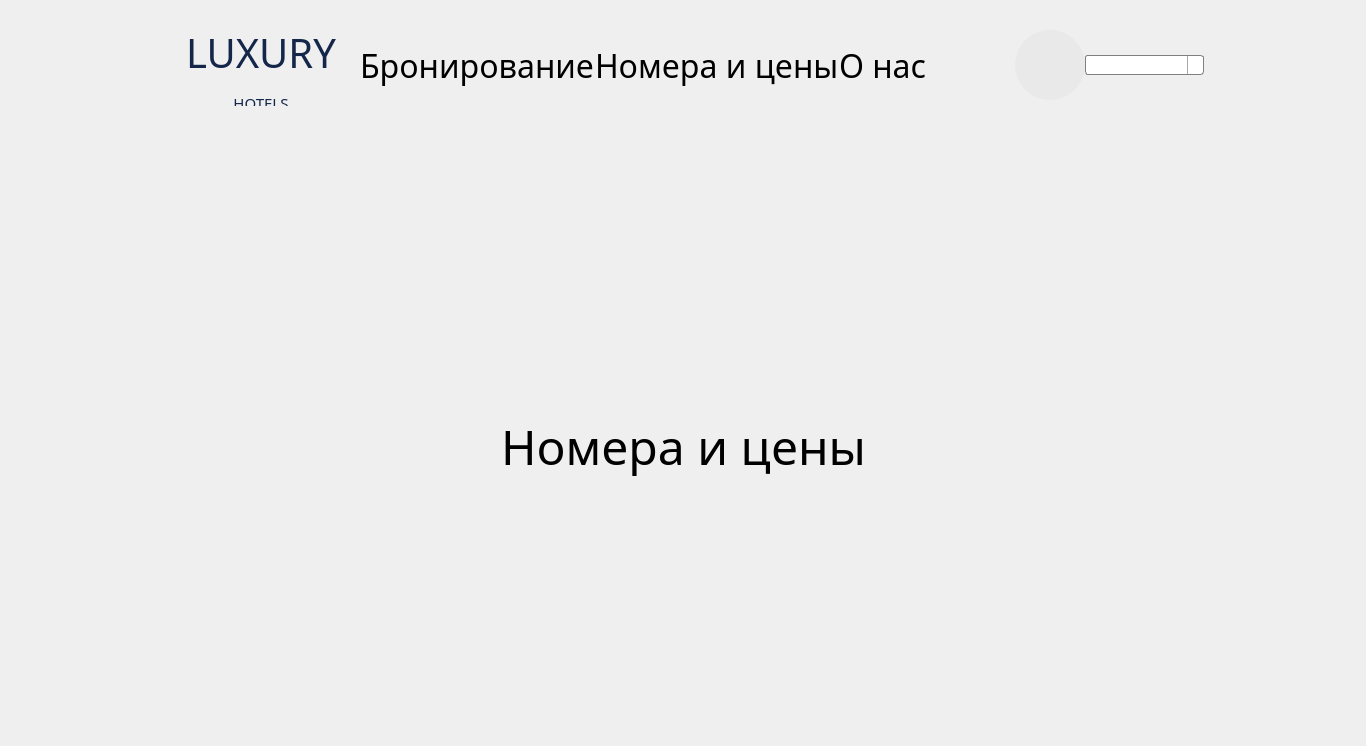
          <widget class="QWidget" name="scrollAreaWidgetContents_2">
           <property name="geometry">
            <rect>
             <x>0</x>
             <y>0</y>
             <width>1366</width>
             <height>746</height>
            </rect>
           </property>
           <layout class="QGridLayout" name="gridLayout_6">
            <property name="leftMargin">
             <number>0</number>
            </property>
            <property name="topMargin">
             <number>0</number>
            </property>
            <property name="rightMargin">
             <number>0</number>
            </property>
            <property name="bottomMargin">
             <number>0</number>
            </property>
            <property name="spacing">
             <number>0</number>
            </property>
            <item row="0" column="0">
             <layout class="QVBoxLayout" name="verticalLayout_5">
              <property name="bottomMargin">
               <number>0</number>
              </property>
              <item>
               <layout class="QHBoxLayout" name="TitleLayout_2">
                <property name="spacing">
                 <number>0</number>
                </property>
                <property name="leftMargin">
                 <number>162</number>
                </property>
                <property name="topMargin">
                 <number>25</number>
                </property>
                <property name="rightMargin">
                 <number>162</number>
                </property>
                <property name="bottomMargin">
                 <number>0</number>
                </property>
                <item>
                 <widget class="QLabel" name="Title_2">
                  <property name="minimumSize">
                   <size>
                    <width>198</width>
                    <height>81</height>
                   </size>
                  </property>
                  <property name="maximumSize">
                   <size>
                    <width>198</width>
                    <height>81</height>
                   </size>
                  </property>
                  <property name="font">
                   <font>
                    <family>Montserrat</family>
                    <pointsize>40</pointsize>
                   </font>
                  </property>
                  <property name="layoutDirection">
                   <enum>Qt::LeftToRight</enum>
                  </property>
                  <property name="styleSheet">
                   <string notr="true">QLabel
{
	color: rgb(20, 39, 74);
}</string>
                  </property>
                  <property name="text">
                   <string>&lt;html&gt;&lt;head/&gt;&lt;body&gt;&lt;p align=&quot;center&quot;&gt;&lt;a href=&quot;#main&quot;&gt;&lt;span style=&quot; font-size:40px; color:#14274a; text-decoration: none&quot;&gt;LUXURY&lt;/span&gt;&lt;/a&gt;&lt;/p&gt;&lt;p align=&quot;center&quot;&gt;&lt;a href=&quot;#main&quot;&gt;&lt;span style=&quot; font-size:15px; color:#14274a; text-decoration: none&quot;&gt;HOTELS&lt;/span&gt;&lt;/a&gt;&lt;/p&gt;&lt;/body&gt;&lt;/html&gt;</string>
                  </property>
                  <property name="textFormat">
                   <enum>Qt::RichText</enum>
                  </property>
                  <property name="alignment">
                   <set>Qt::AlignRight</set>
                  </property>
                 </widget>
                </item>
                <item>
                 <spacer name="horizontalSpacer_11">
                  <property name="orientation">
                   <enum>Qt::Horizontal</enum>
                  </property>
                  <property name="sizeHint" stdset="0">
                   <size>
                    <width>242</width>
                    <height>20</height>
                   </size>
                  </property>
                 </spacer>
                </item>
                <item>
                 <widget class="QLabel" name="bronlbl_2">
                  <property name="font">
                   <font>
                    <family>Montserrat</family>
                    <pointsize>24</pointsize>
                   </font>
                  </property>
                  <property name="text">
                   <string>&lt;html&gt;&lt;head/&gt;&lt;body&gt;&lt;p&gt;&lt;a href=&quot;#bron&quot;&gt;&lt;span style=&quot; color:#000000; text-decoration:none;&quot;&gt;Бронирование&lt;/span&gt;&lt;/a&gt;&lt;/p&gt;&lt;/body&gt;&lt;/html&gt;</string>
                  </property>
                  <property name="textFormat">
                   <enum>Qt::AutoText</enum>
                  </property>
                 </widget>
                </item>
                <item>
                 <spacer name="horizontalSpacer_12">
                  <property name="orientation">
                   <enum>Qt::Horizontal</enum>
                  </property>
                  <property name="sizeHint" stdset="0">
                   <size>
                    <width>92</width>
                    <height>20</height>
                   </size>
                  </property>
                 </spacer>
                </item>
                <item>
                 <widget class="QLabel" name="placelbl_2">
                  <property name="font">
                   <font>
                    <family>Montserrat</family>
                    <pointsize>24</pointsize>
                   </font>
                  </property>
                  <property name="text">
                   <string>&lt;html&gt;&lt;head/&gt;&lt;body&gt;&lt;p&gt;&lt;a href=&quot;#place&quot;&gt;&lt;span style=&quot; color:#000000; text-decoration:none;&quot;&gt;Номера и цены&lt;/span&gt;&lt;/a&gt;&lt;/p&gt;&lt;/body&gt;&lt;/html&gt;</string>
                  </property>
                 </widget>
                </item>
                <item>
                 <spacer name="horizontalSpacer_14">
                  <property name="orientation">
                   <enum>Qt::Horizontal</enum>
                  </property>
                  <property name="sizeHint" stdset="0">
                   <size>
                    <width>92</width>
                    <height>20</height>
                   </size>
                  </property>
                 </spacer>
                </item>
                <item>
                 <widget class="QLabel" name="aboutlbl_2">
                  <property name="font">
                   <font>
                    <family>Montserrat</family>
                    <pointsize>24</pointsize>
                   </font>
                  </property>
                  <property name="text">
                   <string>&lt;html&gt;&lt;head/&gt;&lt;body&gt;&lt;p&gt;&lt;a href=&quot;#about&quot;&gt;&lt;span style=&quot; color:#000000; text-decoration:none;&quot;&gt;О нас&lt;/span&gt;&lt;/a&gt;&lt;/p&gt;&lt;/body&gt;&lt;/html&gt;</string>
                  </property>
                 </widget>
                </item>
                <item>
                 <spacer name="horizontalSpacer_15">
                  <property name="orientation">
                   <enum>Qt::Horizontal</enum>
                  </property>
                  <property name="sizeHint" stdset="0">
                   <size>
                    <width>331</width>
                    <height>20</height>
                   </size>
                  </property>
                 </spacer>
                </item>
                <item>
                 <widget class="QPushButton" name="Profile_2">
                  <property name="minimumSize">
                   <size>
                    <width>70</width>
                    <height>70</height>
                   </size>
                  </property>
                  <property name="maximumSize">
                   <size>
                    <width>70</width>
                    <height>70</height>
                   </size>
                  </property>
                  <property name="styleSheet">
                   <string notr="true">QPushButton
{
 	border-radius: 35px;
	background-color: #E9E9E9;
}</string>
                  </property>
                  <property name="text">
                   <string/>
                  </property>
                  <property name="icon">
                   <iconset resource="resours/resourses.qrc">
                    <normaloff>:/image/mainPage/image/mainPage/LkImage.png</normaloff>:/image/mainPage/image/mainPage/LkImage.png</iconset>
                  </property>
                  <property name="checkable">
                   <bool>false</bool>
                  </property>
                 </widget>
                </item>
                <item>
                 <widget class="QComboBox" name="actionUser_4">
                  <property name="minimumSize">
                   <size>
                    <width>119</width>
                    <height>0</height>
                   </size>
                  </property>
                  <property name="styleSheet">
                   <string notr="true">QComboBox {
    border: 1px solid gray;
    border-radius: 3px;
    padding: 1px 18px 1px 3px;
    min-width: 6em;
}

QComboBox:editable {
    background: white;
}

QComboBox:!editable, QComboBox::drop-down:editable {
     background: qlineargradient(x1: 0, y1: 0, x2: 0, y2: 1,
                                 stop: 0 #E1E1E1, stop: 0.4 #DDDDDD,
                                 stop: 0.5 #D8D8D8, stop: 1.0 #D3D3D3);
}

QComboBox:!editable:on, QComboBox::drop-down:editable:on {
    background: qlineargradient(x1: 0, y1: 0, x2: 0, y2: 1,
                                stop: 0 #D3D3D3, stop: 0.4 #D8D8D8,
                                stop: 0.5 #DDDDDD, stop: 1.0 #E1E1E1);
}

QComboBox:on {
    padding-top: 3px;
    padding-left: 4px;
}

QComboBox::drop-down {
    subcontrol-origin: padding;
    subcontrol-position: top right;
    width: 15px;

    border-left-width: 1px;
    border-left-color: darkgray;
    border-left-style: solid; 
    border-top-right-radius: 3px;
    border-bottom-right-radius: 3px;
}

QComboBox::down-arrow:on {
    top: 1px;
    left: 1px;
}</string>
                  </property>
                 </widget>
                </item>
               </layout>
              </item>
              <item>
               <layout class="QHBoxLayout" name="horizontalLayout_5">
                <property name="spacing">
                 <number>0</number>
                </property>
                <property name="topMargin">
                 <number>60</number>
                </property>
                <property name="bottomMargin">
                 <number>20</number>
                </property>
                <item>
                 <spacer name="horizontalSpacer_16">
                  <property name="orientation">
                   <enum>Qt::Horizontal</enum>
                  </property>
                  <property name="sizeHint" stdset="0">
                   <size>
                    <width>40</width>
                    <height>20</height>
                   </size>
                  </property>
                 </spacer>
                </item>
                <item>
                 <widget class="QLabel" name="label_2">
                  <property name="font">
                   <font>
                    <family>Montserrat</family>
                    <pointsize>36</pointsize>
                   </font>
                  </property>
                  <property name="styleSheet">
                   <string notr="true">QLabel
{
	color: black;
}</string>
                  </property>
                  <property name="text">
                   <string>Номера и цены</string>
                  </property>
                 </widget>
                </item>
                <item>
                 <spacer name="horizontalSpacer_17">
                  <property name="orientation">
                   <enum>Qt::Horizontal</enum>
                  </property>
                  <property name="sizeHint" stdset="0">
                   <size>
                    <width>40</width>
                    <height>20</height>
                   </size>
                  </property>
                 </spacer>
                </item>
               </layout>
              </item>
              <item>
               <layout class="QVBoxLayout" name="verticalLayout_4">
                <property name="spacing">
                 <number>12</number>
                </property>
               </layout>
              </item>
             </layout>
            </item>
           </layout>
          </widget>
